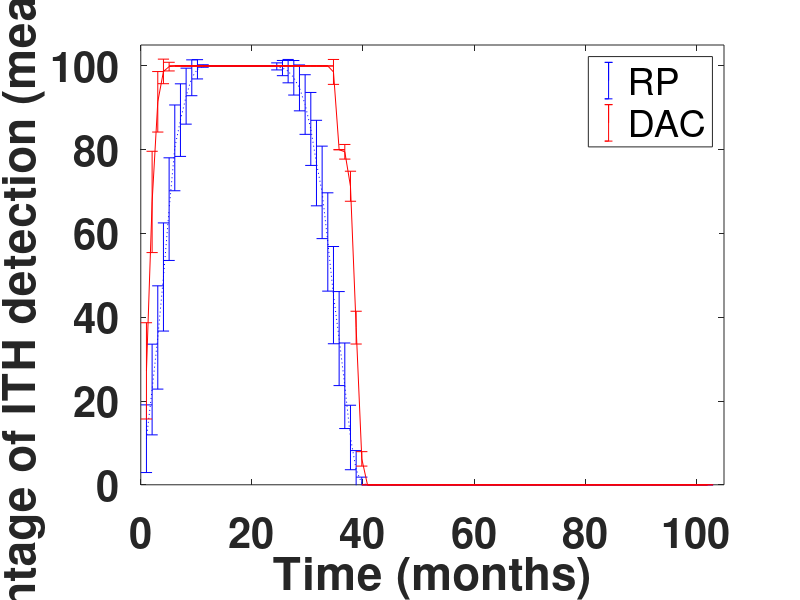
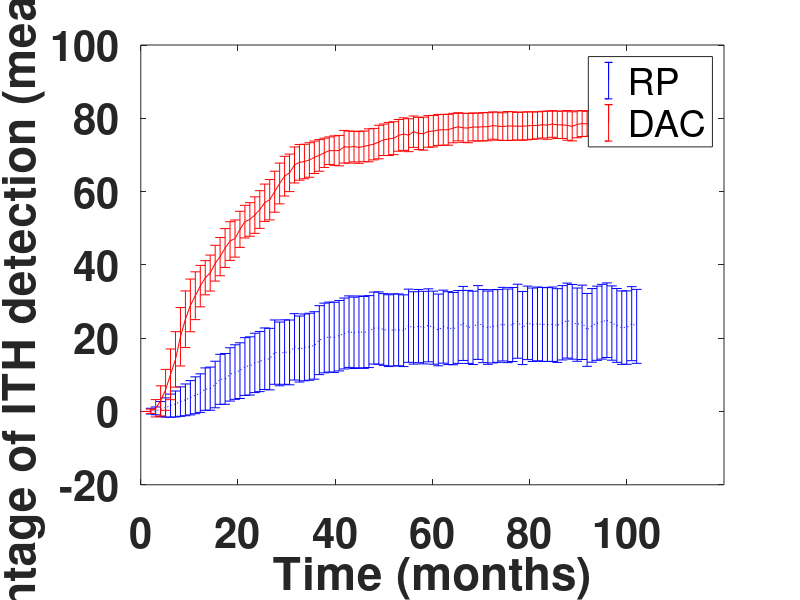

Source code (MATLAB) for these figures, in order: (Note: this script raises an error after producing the figures.)
load('linear.mat')
figure;
fontsizevar=30;
for c=1
    h1=errorbar(data(:,1),data(:,4*(c-1)+2),sqrt(data(:,4*(c-1)+3)),'b');hold on; 
    h2=errorbar(data(:,1),data(:,4*(c-1)+4),sqrt(data(:,4*(c-1)+5)),'r'); hold on;
end
legend([h1 h2], 'RP', 'DAC')
set(gca,'FontSize',fontsizevar);
xlabel('Time (months)','FontWeight','bold');
ylabel('Percentage of ITH detection (mean \pm error)','FontWeight','bold');
set(h1,'LineStyle',':');
set(gca,'XTickLabel',{'0','20','40','60','80','100'},...
    'XTick',[0 0.2 0.4 0.6 0.8 1],...
    'FontSize',30,'FontWeight','bold')
xlim([0 1.05]);
ylim([0 105]);
print('linear_fig1','-deps')

load('branch.mat')
figure;
fontsizevar=15;
for c=3
    h1=errorbar(data(:,1),data(:,4*(c-1)+2),sqrt(data(:,4*(c-1)+3)),'b');hold on; 
    h2=errorbar(data(:,1),data(:,4*(c-1)+4),sqrt(data(:,4*(c-1)+5)),'r'); hold on;
end
legend([h1 h2], 'RP', 'DAC')
set(gca,'FontSize',fontsizevar);
xlabel('Time (months)','FontWeight','bold');
ylabel('Percentage of ITH detection (mean \pm error)','FontWeight','bold');
set(h1,'LineStyle',':');
set(gca,'XTickLabel',{'0','20','40','60','80','100'},...
    'XTick',[0 0.2 0.4 0.6 0.8 1],...
    'FontSize',30,'FontWeight','bold')
xlim(axes1,[0 1.05]);
ylim(axes1,[0 105]);
print('branch_fig1','-deps')


load('neutral.mat')
figure;
fontsizevar=15;
for c=3
    h1=errorbar(data(:,1),data(:,4*(c-1)+2),sqrt(data(:,4*(c-1)+3)),'b');hold on; 
    h2=errorbar(data(:,1),data(:,4*(c-1)+4),sqrt(data(:,4*(c-1)+5)),'r'); hold on;
end
legend([h1 h2], 'RP', 'DAC')
set(gca,'FontSize',fontsizevar);
xlabel('Time (months)','FontWeight','bold');
ylabel('Percentage of ITH detection (mean \pm error)','FontWeight','bold');
set(h1,'LineStyle',':');
set(gca,'XTickLabel',{'0','20','40','60','80','100'},...
    'XTick',[0 0.2 0.4 0.6 0.8 1],...
    'FontSize',30,'FontWeight','bold')
xlim(axes1,[0 1.05]);
ylim(axes1,[0 105]);
print('neutral_fig1','-deps')



load('punctuated.mat')
figure;
fontsizevar=30;
for c=3
    h1=errorbar(data(:,1),data(:,4*(c-1)+2),sqrt(data(:,4*(c-1)+3)),'b');hold on; 
    h2=errorbar(data(:,1),data(:,4*(c-1)+4),sqrt(data(:,4*(c-1)+5)),'r'); hold on;
end
legend([h1 h2], 'RP', 'DAC')
set(gca,'FontSize',fontsizevar);
xlabel('Time (months)','FontWeight','bold');
ylabel('Percentage of ITH detection (mean \pm error)','FontWeight','bold');
set(h1,'LineStyle',':');
set(gca,'XTickLabel',{'0','20','40','60','80','100'},...
    'XTick',[0 0.2 0.4 0.6 0.8 1],...
    'FontSize',30,'FontWeight','bold')
xlim(axes1,[0 1.05]);
ylim(axes1,[0 105]);
print('punctuated_fig1','-deps')
